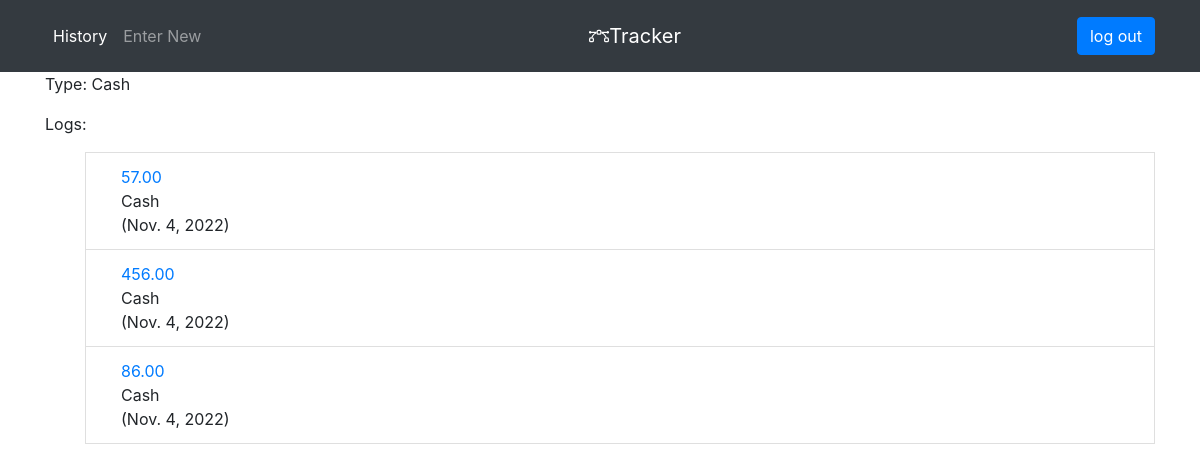
The page /type/1/ (signed in) on the database its author committed.
### tip_tracker_app/models.py (models this page shows)
class Tip_Type(models.Model):
    type = models.CharField(
        choices=TIP_TYPE,
        default='Cash',
        max_length=15
    )
    class Meta:
        verbose_name_plural = 'tip types'
    def __str__(self):
        return self.type

class Tip_Entry(models.Model):
    type = models.ForeignKey(
        Tip_Type,
        on_delete=models.CASCADE,
        related_name='tiptype'
    )
    tip = models.DecimalField(max_digits=8, decimal_places=2, default=0)
    date_added = models.DateField(auto_now_add=True)
    owner = models.ForeignKey(
        User,
        on_delete=models.CASCADE,
        related_name='owner',
        null=True
    )
    class Meta:
        verbose_name_plural = 'tip entries'

### tip_tracker_app/views.py (the view)
# urls.py: re_path(r'^type/(?P<type_id>\d+)/$', views.type, name='type'),
@login_required
def type(request, type_id):
    entries = Tip_Entry.objects.all().filter(owner__id=request.user.id).order_by('-date_added')
    entries = entries.filter(type__id=type_id)
    type = Tip_Type.objects.get(id=type_id)
    context = {'type':type, 'entries':entries}
    return render(request, 'tip_tracker_app/type.html', context)

### tip_tracker_app/templates/tip_tracker_app/type.html
{% extends "tip_tracker_app/base.html" %}
{% block content %}
<p>Type: {{type}}</p>
<p>Logs:</p>
<ul>
{% for entry in entries %}
    <li class="list-group-item">
        <span>
            <div class="col-sm">
            <a href="{% url 'tip_tracker_app:edit_entry' entry.id %}">
                {{entry.tip}}
            </a>
            </div>
            <div class="col-sm">
                {{entry.type}}
            </div>
            <div class="col-sm">
                ({{entry.date_added}})
            </div>
        </span>
    </li>
    {% empty %}
    <li>No Entries have been recorded yet.</li>
    {% endfor %}
</ul>
{% endblock content %}

### rows shown on the page
Tip_Type: type "Cash"
Tip_Entry: tip "57.00", type "Cash", date_added "Nov. 4, 2022"
Tip_Entry: tip "456.00", type "Cash", date_added "Nov. 4, 2022"
Tip_Entry: tip "86.00", type "Cash", date_added "Nov. 4, 2022"
